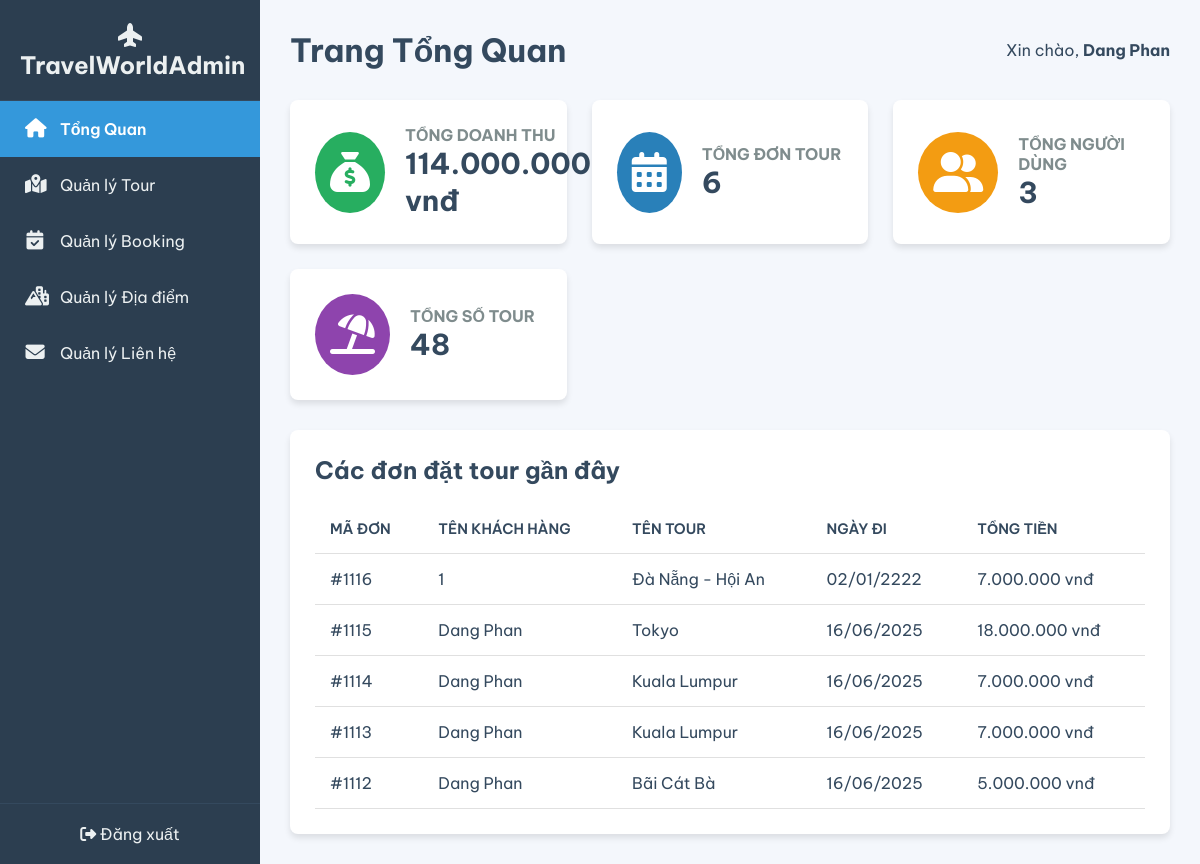
/admin/index.php (signed in), run on the app's committed database.
### tables this page shows
CREATE TABLE `bookings` (
  `booking_id` int(11) NOT NULL,
  `user_id` int(11) NOT NULL,
  `tour_id` int(11) NOT NULL,
  `people` int(11) NOT NULL,
  `checkin` date NOT NULL,
  `checkout` date NOT NULL,
  `total_price` decimal(10,2) DEFAULT NULL,
  `name` varchar(100) DEFAULT NULL,
  `email` varchar(100) DEFAULT NULL,
  `phone` varchar(20) DEFAULT NULL,
  `note` text DEFAULT NULL,
  `payment_method` varchar(50) DEFAULT NULL,
  `ticket_type` varchar(50) DEFAULT NULL,
  `discount_code` varchar(50) DEFAULT NULL,
  `services` text DEFAULT NULL,
  `remaining_price` decimal(10,2) DEFAULT 0.00,
  `deposit` decimal(10,2) DEFAULT 0.00,
  `status` tinyint(1) NOT NULL DEFAULT 0 COMMENT '0: Mới, 1: Đã xác nhận, 2: Đã hoàn thành, 3: Đã hủy'
);

CREATE TABLE `users` (
  `user_id` int(11) NOT NULL,
  `name` varchar(255) NOT NULL,
  `email` varchar(255) NOT NULL,
  `password_hash` varchar(255) NOT NULL,
  `user_role` int(11) NOT NULL DEFAULT 1 COMMENT '0=admin, 1=user',
  `phone` varchar(20) DEFAULT NULL,
  `id_card` varchar(20) DEFAULT NULL
);

CREATE TABLE `tours` (
  `tour_id` int(11) NOT NULL,
  `destination_id` int(11) DEFAULT NULL,
  `name` varchar(255) NOT NULL,
  `description` text DEFAULT NULL,
  `duration` varchar(50) DEFAULT NULL,
  `pax` int(11) DEFAULT NULL,
  `location` varchar(100) DEFAULT NULL,
  `price` decimal(10,2) DEFAULT NULL,
  `image_url` varchar(255) DEFAULT NULL,
  `rating` float DEFAULT NULL,
  `reviews` int(11) DEFAULT NULL
);

### admin/index.php (the view, shortened to what this page needs)
<?php
require_once '../connect.php';
$result_revenue = $conn->query("SELECT SUM(total_price) as total_revenue FROM bookings");
$total_revenue = $result_revenue->fetch_assoc()['total_revenue'];
$result_bookings = $conn->query("SELECT COUNT(*) as total_bookings FROM bookings");
$total_bookings = $result_bookings->fetch_assoc()['total_bookings'];
$result_users = $conn->query("SELECT COUNT(*) as total_users FROM users");
$total_users = $result_users->fetch_assoc()['total_users'];
$result_tours = $conn->query("SELECT COUNT(*) as total_tours FROM tours");
$total_tours = $result_tours->fetch_assoc()['total_tours'];
$recent_bookings_sql = "
    SELECT b.booking_id, u.name as customer_name, t.name as tour_name, b.checkin, b.total_price
    FROM bookings b
    JOIN users u ON b.user_id = u.user_id
    JOIN tours t ON b.tour_id = t.tour_id
    ORDER BY b.booking_id DESC
    LIMIT 5
";
$recent_bookings_result = $conn->query($recent_bookings_sql);
?>
<!DOCTYPE html>
<html lang="vi">
<head>
    <link rel="stylesheet" href="https://cdnjs.cloudflare.com/ajax/libs/font-awesome/6.5.2/css/all.min.css">
    <link rel="stylesheet" href="admin_style.css">
</head>
<body>
    <aside class="sidebar">
        <div class="sidebar-header">
            <h2><i class="fa-solid fa-plane-up"></i> TravelWorldAdmin</h2>
        </div>
        <ul class="sidebar-nav">
            <li><a href="index.php" class="active"><i class="fa-solid fa-house"></i> Tổng Quan</a></li>
            <li><a href="manage_tours.php"><i class="fa-solid fa-map-marked-alt"></i> Quản lý Tour</a></li>
            <li><a href="manage_bookings.php"><i class="fa-solid fa-calendar-check"></i> Quản lý Booking</a></li>
            <li><a href="manage_destinations.php"><i class="fa-solid fa-mountain-city"></i> Quản lý Địa điểm</a></li>
            <li><a href="manage_contacts.php"><i class="fa-solid fa-envelope"></i> Quản lý Liên hệ</a></li>
        </ul>
        <div class="sidebar-footer">
            <a href="../php/logout.php"><i class="fa-solid fa-right-from-bracket"></i> Đăng xuất</a>
        </div>
    </aside>
    <main class="main-content">
        <header class="header">
            <h1>Trang Tổng Quan</h1>
            <div>
                <span>Xin chào, <strong><?= htmlspecialchars($_SESSION['name']) ?></strong></span>
            </div>
        </header>
        <section class="stats-grid">
            <div class="stat-card">
                <div class="icon revenue">
                    <i class="fa-solid fa-sack-dollar"></i>
                </div>
                <div class="info">
                    <h3>Tổng Doanh Thu</h3>
                    <p><?= number_format($total_revenue, 0, ',', '.') ?> vnđ</p>
                </div>
            </div>
            <div class="stat-card">
                <div class="icon bookings">
                    <i class="fa-solid fa-calendar-days"></i>
                </div>
                <div class="info">
                    <h3>Tổng Đơn Tour</h3>
                    <p><?= $total_bookings ?></p>
                </div>
            </div>
            <div class="stat-card">
                <div class="icon users">
                    <i class="fa-solid fa-user-group"></i>
                </div>
                <div class="info">
                    <h3>Tổng Người Dùng</h3>
                    <p><?= $total_users ?></p>
                </div>
            </div>
            <div class="stat-card">
                <div class="icon tours">
                    <i class="fa-solid fa-umbrella-beach"></i>
                </div>
                <div class="info">
                    <h3>Tổng Số Tour</h3>
                    <p><?= $total_tours ?></p>
                </div>
            </div>
        </section>
        <section class="recent-bookings">
            <h2>Các đơn đặt tour gần đây</h2>
            <table>
                <thead>
                    <tr>
                        <th>Mã Đơn</th>
                        <th>Tên Khách Hàng</th>
                        <th>Tên Tour</th>
                        <th>Ngày Đi</th>
                        <th>Tổng Tiền</th>
                    </tr>
                </thead>
                <tbody>
                    <?php
                        if ($recent_bookings_result && $recent_bookings_result->num_rows > 0) {
                            while($row = $recent_bookings_result->fetch_assoc()) {
                                echo "<tr>";
                                echo "<td>#" . htmlspecialchars($row['booking_id']) . "</td>";
                                echo "<td>" . htmlspecialchars($row['customer_name']) . "</td>";
                                echo "<td>" . htmlspecialchars($row['tour_name']) . "</td>";
                                echo "<td>" . date("d/m/Y", strtotime($row['checkin'])) . "</td>";
                                echo "<td>" . number_format($row['total_price'], 0, ',', '.') . " vnđ</td>";
                                echo "</tr>";
                            }
                        } else {
                            echo "<tr><td colspan='5' style='text-align:center;'>Chưa có đơn đặt tour nào.</td></tr>";
                        }
                    ?>
                </tbody>
            </table>
        </section>
    </main>
</body>
</html>

### admin/admin_style.css (style rules this page uses)
:root { --primary-color: #3A72B7; --secondary-color: #2c5a94; --background-color: #f4f7fc; --sidebar-bg: #2c3e50; --sidebar-text: #ecf0f1; --sidebar-active: #3498db; --card-bg: #ffffff; --text-color: #34495e; --border-color: #e0e0e0; --shadow: 0 4px 6px rgba(0, 0, 0, 0.1); }
* { margin: 0; padding: 0; box-sizing: border-box; }
body { font-family: 'Be Vietnam Pro', sans-serif; background-color: var(--background-color); color: var(--text-color); display: flex; min-height: 100vh; }
.sidebar { width: 260px; background-color: var(--sidebar-bg); color: var(--sidebar-text); display: flex; flex-direction: column; position: fixed; height: 100%; left: 0; top: 0; }
.sidebar-header { padding: 20px; text-align: center; border-bottom: 1px solid #34495e; }
.sidebar-header h2 { font-size: 1.5rem; }
.sidebar-nav { flex-grow: 1; list-style: none; }
.sidebar-nav li a { display: flex; align-items: center; padding: 18px 25px; text-decoration: none; color: var(--sidebar-text); transition: background-color 0.3s, color 0.3s; }
.sidebar-nav li a i { margin-right: 15px; font-size: 1.2rem; width: 20px; text-align: center; }
.sidebar-nav li a.active { background-color: var(--sidebar-active); color: #fff; font-weight: 600; }
.sidebar-footer { padding: 20px; text-align: center; border-top: 1px solid #34495e; }
.sidebar-footer a { color: var(--sidebar-text); text-decoration: none; }
.main-content { flex-grow: 1; margin-left: 260px; padding: 30px; }
.header { display: flex; justify-content: space-between; align-items: center; margin-bottom: 30px; }
.header h1 { font-size: 2rem; font-weight: 700; }
.stats-grid { display: grid; grid-template-columns: repeat(auto-fit, minmax(240px, 1fr)); gap: 25px; margin-bottom: 30px; }
.stat-card { background-color: var(--card-bg); padding: 25px; border-radius: 8px; box-shadow: var(--shadow); display: flex; align-items: center; }
.stat-card .icon { font-size: 2.5rem; margin-right: 20px; padding: 15px; border-radius: 50%; color: #fff; }
.stat-card .info h3 { font-size: 1rem; color: #7f8c8d; text-transform: uppercase; }
.stat-card .info p { font-size: 1.8rem; font-weight: 700; }
.icon.revenue { background-color: #27ae60; }
.icon.bookings { background-color: #2980b9; }
.icon.users { background-color: #f39c12; }
.icon.tours { background-color: #8e44ad; }
.recent-bookings { background-color: var(--card-bg); padding: 25px; border-radius: 8px; box-shadow: var(--shadow); }
.recent-bookings h2 { margin-bottom: 20px; }
table { width: 100%; border-collapse: collapse; }
th, td { padding: 15px; text-align: left; border-bottom: 1px solid var(--border-color); }
th { font-weight: 600; text-transform: uppercase; font-size: 0.9rem; }

### data on the page
bookings: booking_id "1116", user.name "1", tour.name "Đà Nẵng - Hội An", checkin "02/01/2222", total_price "7.000.000"
bookings: booking_id "1115", user.name "Dang Phan", tour.name "Tokyo", checkin "16/06/2025", total_price "18.000.000"
bookings: booking_id "1114", user.name "Dang Phan", tour.name "Kuala Lumpur", checkin "16/06/2025", total_price "7.000.000"
bookings: booking_id "1113", user.name "Dang Phan", tour.name "Kuala Lumpur", checkin "16/06/2025", total_price "7.000.000"
bookings: booking_id "1112", user.name "Dang Phan", tour.name "Bãi Cát Bà", checkin "16/06/2025", total_price "5.000.000"

### other printed values
$_SESSION['name'] "Dang Phan"
$total_revenue "114.000.000"
$total_bookings "6"
$total_users "3"
$total_tours "48"
